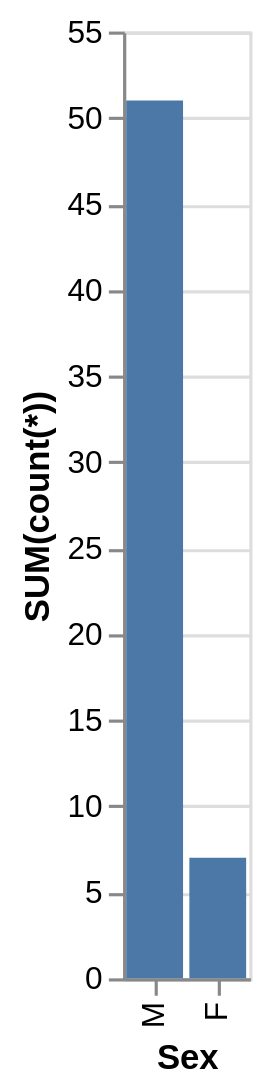

Express this chart as Vega-Lite.
### Vega-Lite specification from a JSON file in a GitHub repository (floating-point values rounded to 4 significant figures)
{"data": {"values": [{"x_data": "M", "y_data": 51}, {"x_data": "F", "y_data": 7}]}, "mark": "bar", "encoding": {"x": {"field": "x_data", "type": "nominal", "title": "Sex", "sort": {"op": "sum", "field": "y_data", "order": "descending"}}, "y": {"field": "y_data", "type": "quantitative", "title": "SUM(count(*))"}}}
